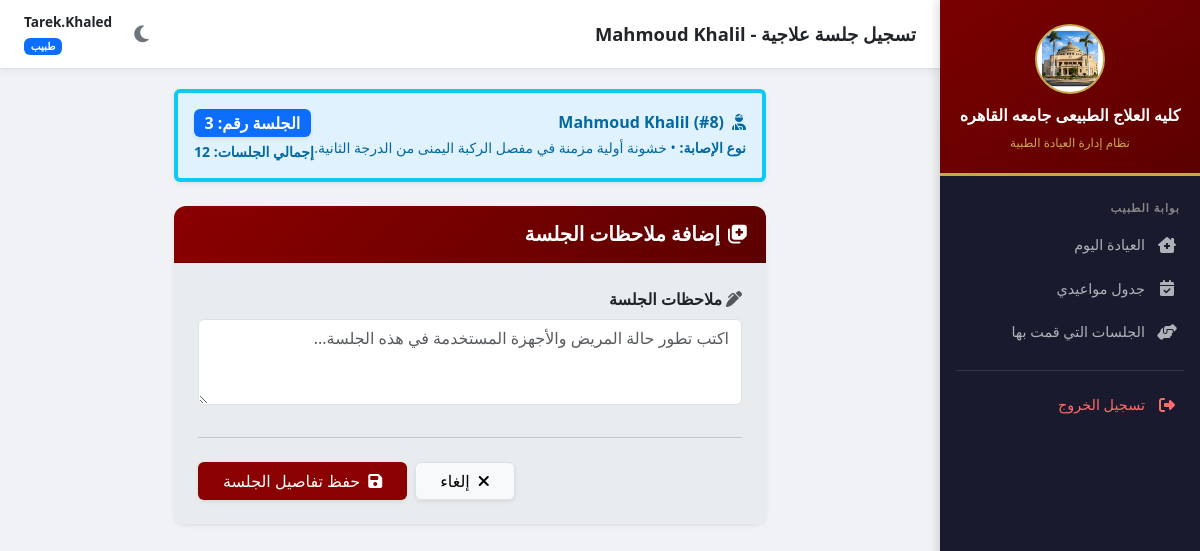
Screenshot of /prescription/8/add-session/ (signed in) with the database file from the repository.
### clinic/models.py (models this page shows, shortened)
class Prescription(models.Model):
    medical_record = models.ForeignKey(MedicalRecord, on_delete=models.CASCADE, related_name='prescriptions', verbose_name="السجل الطبي")
    doctor = models.ForeignKey(Doctor, on_delete=models.CASCADE, verbose_name="الدكتور")
    injury_type = models.CharField(max_length=200, verbose_name="نوع الإصابة")
    total_sessions = models.PositiveIntegerField(verbose_name="إجمالي عدد الجلسات", default=1)
    completed_sessions = models.PositiveIntegerField(verbose_name="عدد الجلسات المنفذة", default=0)
    first_session_date = models.DateField(verbose_name="تاريخ أول جلسة", null=True, blank=True)
    last_session_date = models.DateField(verbose_name="تاريخ آخر جلسة", null=True, blank=True)
    instructions = models.TextField(blank=True, verbose_name="تعليمات إضافية")
    created_at = models.DateTimeField(auto_now_add=True)
    updated_at = models.DateTimeField(auto_now=True)
    class Meta:
        verbose_name = "خطة جلسات"
        verbose_name_plural = "خطط الجلسات"

class MedicalRecord(models.Model):
    patient = models.ForeignKey(Patient, on_delete=models.CASCADE, related_name='medical_records', verbose_name="المريض")
    doctor = models.ForeignKey(Doctor, on_delete=models.CASCADE, verbose_name="الدكتور")
    appointment = models.OneToOneField(Appointment, on_delete=models.SET_NULL, null=True, blank=True, related_name='medical_record', verbose_name="الموعد")
    visit_date = models.DateField(verbose_name="تاريخ الزيارة")
    diagnosis = models.TextField(verbose_name="التشخيص")
    symptoms = models.TextField(blank=True, verbose_name="الأعراض")
    notes = models.TextField(blank=True, verbose_name="ملاحظات الطبيب")
    created_at = models.DateTimeField(auto_now_add=True)
    updated_at = models.DateTimeField(auto_now=True)
    class Meta:
        verbose_name = "سجل طبي"
        verbose_name_plural = "السجلات الطبية"
        ordering = ['-visit_date']

class Patient(models.Model):
    GENDER_CHOICES = [('M', 'ذكر'), ('F', 'أنثى')]
    patient_number = models.AutoField(primary_key=True, verbose_name="رقم المريض")
    name = models.CharField(max_length=150, verbose_name="الاسم")
    gender = models.CharField(max_length=1, choices=GENDER_CHOICES, verbose_name="الجنس")
    birth_date = models.DateField(verbose_name="تاريخ الميلاد")
    phone = models.CharField(max_length=20, blank=True, verbose_name="رقم الهاتف")
    address = models.TextField(blank=True, verbose_name="العنوان")
    national_id = models.CharField(max_length=14, unique=True, verbose_name="الرقم القومي", null=True, blank=True)
    created_at = models.DateTimeField(auto_now_add=True)
    updated_at = models.DateTimeField(auto_now=True)
    class Meta:
        verbose_name = "مريض"
        verbose_name_plural = "المرضى"

### clinic/views.py (the view)
# urls.py: path('prescription/<int:prescription_pk>/add-session/', views.add_therapy_session, name='add_therapy_session'),
@login_required
def add_therapy_session(request, prescription_pk):
    doctor, redir = _get_doctor_or_redirect(request)
    if redir:
        return redir
    prescription = get_object_or_404(Prescription, pk=prescription_pk)
    appointment_id = request.GET.get('appointment')
    if prescription.completed_sessions >= prescription.total_sessions:
        messages.warning(request, "تم اكتمال جميع الجلسات المحددة لهذه الخطة!")
        return redirect('doctor_patient_detail', pk=prescription.medical_record.patient.pk)
    if request.method == 'POST':
        form = TherapySessionForm(request.POST)
        if form.is_valid():
            session = form.save(commit=False)
            session.prescription = prescription
            session.doctor = doctor
            session.save()
            Prescription.objects.filter(pk=prescription.pk).update(
                completed_sessions=F('completed_sessions') + 1
            )
            prescription.refresh_from_db()
            if prescription.completed_sessions == 1 and not prescription.first_session_date:
                prescription.first_session_date = timezone.now().date()
                prescription.save(update_fields=['first_session_date'])
            if prescription.completed_sessions == prescription.total_sessions:
                prescription.last_session_date = timezone.now().date()
                prescription.save(update_fields=['last_session_date'])
            if appointment_id:
                Appointment.objects.filter(pk=appointment_id).update(status='completed')
            messages.success(request, 'تم تسجيل الجلسة وتحديث حالة الموعد بنجاح!')
            return redirect('doctor_dashboard')
    else:
        form = TherapySessionForm()
    return render(request, 'doctor/add_session.html', {
        'form': form, 'prescription': prescription, 'appointment_id': appointment_id,
    })

### clinic/forms.py
class TherapySessionForm(forms.ModelForm):
    class Meta:
        model = TherapySession
        fields = ['notes']
        widgets = {
            'notes': forms.Textarea(attrs={'class': 'form-control', 'rows': 3, 'placeholder': 'اكتب تطور حالة المريض والأجهزة المستخدمة في هذه الجلسة...'}),
        }
        labels = {
            'notes': 'ملاحظات الجلسة',
        }

### clinic/templatetags/auth_extras.py (called while the page is built)
@register.filter
def has_group(user, group_name):
    return user.groups.filter(name=group_name).exists()

### clinic/views.py (called while the page is built)
def is_admin(user):
    return user.is_superuser or user.is_staff

def _get_doctor_or_redirect(request):
    if is_admin(request.user):
        return None, redirect('admin_dashboard')
    try:
        return request.user.doctor, None
    except Doctor.DoesNotExist:
        messages.error(request, 'حسابك غير مرتبط بطبيب. تواصل مع الإدارة.')
        return None, redirect('login')

### templates/doctor/add_session.html (shortened to what this page needs)
{% extends 'base.html' %}
{% block page_title %}تسجيل جلسة علاجية - {{ prescription.medical_record.patient.name }}{% endblock %}
{% block content %}
<div class="row justify-content-center mb-5">
  <div class="col-lg-8">
    <div class="alert alert-info border-start border-4 border-info shadow-sm mb-4" style="background-color: #e0f2fe; color: #0369a1;">
      <div class="d-flex flex-column flex-md-row justify-content-between align-items-md-center">
        <div class="mb-2 mb-md-0">
          <h6 class="fw-bold mb-1"><i class="fas fa-user-injured me-2"></i>{{ prescription.medical_record.patient.name }} (#{{ prescription.medical_record.patient.patient_number }})</h6>
          <div class="small">
            <strong>نوع الإصابة:</strong> {{ prescription.injury_type }}
          </div>
        </div>
        <div class="text-md-end">
          <span class="badge bg-primary fs-6 mb-1 shadow-sm">الجلسة رقم: {{ prescription.completed_sessions|add:"1" }}</span>
          <div class="small fw-bold">
            إجمالي الجلسات: {{ prescription.total_sessions }}
          </div>
        </div>
      </div>
    </div>
    <div class="card shadow-sm border-0">
      <div class="card-header text-white d-flex align-items-center py-3" style="background: linear-gradient(135deg, #8B0000, #5c0000);">
        <i class="fas fa-notes-medical fa-lg me-2"></i>
        <h6 class="mb-0 fw-bold fs-5">إضافة ملاحظات الجلسة</h6>
      </div>
      <div class="card-body p-4 bg-body-secondary">
        <form method="post">
          <div class="row g-3">
            {% for field in form %}
            <div class="col-12 mb-2">
              <label class="form-label fw-bold text-body mb-2">
                <i class="fas fa-pen-alt text-muted me-1"></i>{{ field.label }}
              </label>
              {{ field }}
            </div>
            {% endfor %}
          </div>
          <hr class="my-4 text-muted">
          <div class="d-flex gap-2 justify-content-end">
            <a href="javascript:history.back()" class="btn btn-light border px-4 shadow-sm">
              <i class="fas fa-times me-2"></i>إلغاء
            </a>
            <button type="submit" class="btn px-4 shadow-sm" style="background:#8B0000; color:white;">
              <i class="fas fa-save me-2"></i>حفظ تفاصيل الجلسة
            </button>
          </div>
        </form>
      </div>
    </div>
  </div>
</div>
{% endblock %}

### templates/base.html (shortened to what this page needs)
<!DOCTYPE html>
<html lang="ar" dir="rtl">
<head>
<link href="https://cdn.jsdelivr.net/npm/bootstrap@5.3.0/dist/css/bootstrap.rtl.min.css" rel="stylesheet">
<link href="https://cdnjs.cloudflare.com/ajax/libs/font-awesome/6.4.0/css/all.min.css" rel="stylesheet">
</head>
<body>
{% load auth_extras %}
{% if user.is_authenticated %}
<div class="sidebar" id="sidebar">
  <div class="sidebar-header">
    <div class="logo-container"><img src="/media/2.png" alt="لوجو جامعة القاهرة"></div>
    <h6>كليه العلاج الطبيعى جامعه القاهره</h6>
    <small>نظام إدارة العيادة الطبية</small>
  </div>
  <div class="sidebar-nav-container">
    {% if user.is_staff or user.is_superuser %}
    <div class="nav-section">لوحة تحكم الإدارة</div>
    <a href="{% url 'admin_dashboard' %}" class="nav-link-side {% if request.resolver_match.url_name == 'admin_dashboard' %}active{% endif %}" onclick="closeSidebar()"><i class="fas fa-chart-pie"></i> نظرة عامة</a>
    <a href="{% url 'admin_patients' %}" class="nav-link-side {% if 'patient' in request.resolver_match.url_name and 'secretary' not in request.resolver_match.url_name %}active{% endif %}" onclick="closeSidebar()"><i class="fas fa-users"></i> سجل المرضى</a>
    <a href="{% url 'admin_appointments' %}" class="nav-link-side {% if request.resolver_match.url_name == 'admin_appointments' %}active{% endif %}" onclick="closeSidebar()"><i class="fas fa-calendar-alt"></i> إدارة المواعيد</a>
    <a href="{% url 'admin_doctors' %}" class="nav-link-side {% if request.resolver_match.url_name == 'admin_doctors' %}active{% endif %}" onclick="closeSidebar()"><i class="fas fa-user-md"></i> الطاقم الطبي</a>
    <a href="{% url 'admin_secretaries' %}" class="nav-link-side {% if 'admin_secreta' in request.resolver_match.url_name %}active{% endif %}" onclick="closeSidebar()"><i class="fas fa-headset"></i> طاقم السكرتاريا</a>
    <a href="{% url 'admin_records' %}" class="nav-link-side {% if request.resolver_match.url_name == 'admin_records' %}active{% endif %}" onclick="closeSidebar()"><i class="fas fa-notes-medical"></i> الأرشيف الطبي</a>
    <div class="nav-section" style="margin-top:8px;">السكرتاريا</div>
    <a href="{% url 'secretary_dashboard' %}" class="nav-link-side {% if request.resolver_match.url_name == 'secretary_dashboard' %}active{% endif %}" onclick="closeSidebar()"><i class="fas fa-desktop"></i> لوحة السكرتيرة</a>
    {% else %}
    <div class="nav-section">بوابة الطبيب</div>
    <a href="{% url 'doctor_dashboard' %}" class="nav-link-side {% if request.resolver_match.url_name == 'doctor_dashboard' %}active{% endif %}" onclick="closeSidebar()"><i class="fas fa-clinic-medical"></i> العيادة اليوم</a>
    <a href="{% url 'doctor_appointments' %}" class="nav-link-side {% if request.resolver_match.url_name == 'doctor_appointments' %}active{% endif %}" onclick="closeSidebar()"><i class="fas fa-calendar-check"></i> جدول مواعيدي</a>
    <a href="{% url 'doctor_sessions_history' %}" class="nav-link-side " onclick="closeSidebar()"><i class="fas fa-hands-helping"></i> الجلسات التي قمت بها</a>
    {% endif %}
    <div class="mt-3 border-top border-secondary pt-2" style="opacity:.3; margin: 0 16px;"></div>
    <a href="{% url 'logout' %}" class="nav-link-side mt-1" style="color:#ff6b6b;" onclick="closeSidebar()"><i class="fas fa-sign-out-alt"></i> تسجيل الخروج</a>
  </div>
</div>
<div class="main-content">
  <div class="topbar">
    <div class="d-flex align-items-center gap-2">
      <h5>{% block page_title %}{% endblock %}</h5>
    </div>
    <div class="d-flex align-items-center gap-3">
      <button class="theme-toggle" onclick="toggleTheme()" title="تبديل الوضع" aria-label="تبديل الوضع الليلي">
        <i class="fas fa-moon" id="themeIcon"></i>
      </button>
      <div class="text-end d-none d-sm-block">
        <div class="fw-bold" style="font-size:.85rem;">{{ user.get_full_name|default:user.username }}</div>
        {% if user.is_staff %}<span class="badge bg-danger" style="font-size:.65rem;">مسؤول النظام</span>
        {% elif user|has_group:"secretary" %}<span class="badge bg-success" style="font-size:.65rem;">سكرتيرة</span>
        {% else %}<span class="badge bg-primary" style="font-size:.65rem;">طبيب</span>{% endif %}
      </div>
    </div>
  </div>
  <div class="content-area">
    {% block content %}{% endblock %}
  </div>
</div>
{% else %}
{% block full_content %}{% endblock %}
{% endif %}
</body>
</html>

### templates/base.html (style rules this page uses)
:root { --cu-red: #8B0000; --cu-gold: #C9A84C; --cu-dark: #1a1a2e; --cu-gray: #f0f2f5; --sidebar-w: 260px; --bg-body: #f0f2f5; --bg-card: #ffffff; --bg-card-alt: #f8f9fa; --text-main: #212529; --text-muted: #6c757d; --border-color: #dee2e6; --topbar-bg: #ffffff; --table-hover: rgba(0,0,0,0.02); --shadow: 0 2px 8px rgba(0,0,0,0.06); }
body { font-family: 'Segoe UI', Tahoma, sans-serif; background: var(--bg-body); color: var(--text-main); transition: background .3s, color .3s; }
.sidebar { width: var(--sidebar-w); min-height: 100vh; background: var(--cu-dark); position: fixed; right: 0; top: 0; z-index: 1050; display: flex; flex-direction: column; box-shadow: -2px 0 10px rgba(0,0,0,0.15); transition: transform .3s ease; }
.sidebar-header { background: linear-gradient(145deg, #7a0000, #5c0000); padding: 24px 16px 20px; text-align: center; border-bottom: 3px solid var(--cu-gold); }
.sidebar-header .logo-container { width: 70px; height: 70px; margin: 0 auto 12px; background: white; border-radius: 50%; border: 2px solid var(--cu-gold); overflow: hidden; display: flex; align-items: center; justify-content: center; }
.sidebar-header .logo-container img { width: 100%; height: 100%; object-fit: cover; }
.sidebar-header h6 { color: #fff; margin: 0 0 4px; font-size: 1rem; font-weight: 700; }
.sidebar-header small { color: var(--cu-gold); font-size: .75rem; }
.sidebar-nav-container { flex-grow: 1; padding: 12px 0; overflow-y: auto; }
.nav-section { padding: 12px 20px 6px; color: #888; font-size: .7rem; font-weight: 600; text-transform: uppercase; letter-spacing: 1px; }
.nav-link-side { display: flex; align-items: center; gap: 12px; padding: 11px 20px; color: #aeb2b7; text-decoration: none; transition: all .2s; border-right: 3px solid transparent; font-size: .9rem; }
.nav-link-side i { width: 20px; text-align: center; font-size: 1rem; }
.main-content { margin-right: var(--sidebar-w); min-height: 100vh; transition: margin .3s; }
.topbar { background: var(--topbar-bg); padding: 12px 24px; display: flex; align-items: center; justify-content: space-between; box-shadow: var(--shadow); position: sticky; top: 0; z-index: 99; border-bottom: 1px solid var(--border-color); }
.topbar h5 { margin: 0; color: var(--text-main); font-weight: 700; font-size: 1.15rem; }
.content-area { padding: 20px; }
.card { border: 1px solid var(--border-color); border-radius: 12px; box-shadow: var(--shadow); background: var(--bg-card); color: var(--text-main); }
.card-header { background: var(--cu-red); color: white; border-radius: 12px 12px 0 0 !important; padding: 14px 18px; font-weight: 600; }
.card-body { background: var(--bg-card); color: var(--text-main); }
.form-control, .form-select { background: var(--bg-card); color: var(--text-main); border-color: var(--border-color); }
.alert { color: var(--text-main); }
.theme-toggle { background: none; border: none; color: var(--text-muted); font-size: 1.2rem; cursor: pointer; padding: 6px; border-radius: 8px; }

### rows the page displays
Prescription: medical_record.patient.name "Mahmoud Khalil", medical_record.patient.patient_number "8", injury_type "• خشونة أولية مزمنة في مفصل الركبة اليمنى من الدرجة الثانية.", completed_sessions|add "3", total_sessions "12"

### other values shown
{{ user.get_full_name|default:user.username }} "Tarek.Khaled"
{{ field.label }} "ملاحظات الجلسة"
